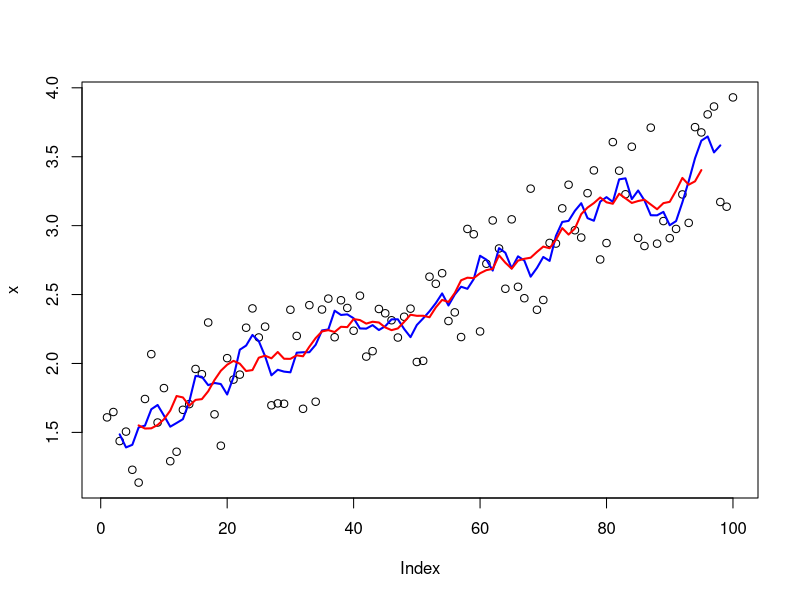

This figure's R source:
# hadley wickham advanced R exercises

# subsetting

# mtcars[mtcars$cyl = 4,]
mtcars[mtcars$cyl == 4,]

# mtcars[-1:4, ]
mtcars[-c(1:4), ]

# mtcars[mtcars$cyl <= 5]
mtcars[mtcars$cyl <= 5,]

# mtcars[mtcars$cyl == 4 | 6, ]
mtcars[mtcars$cyl == 4 | mtcars$cyl == 6, ]

# why does x <- 1:5; x[NA] yield five missing values?
x <- 1:5; x[NA]
# 1/ a missing value always yields a missing value;
# 2/ str(NA) shows that NA is logical, whereas str(NA_real_) is a number
# logical values are repeated and numerical values are not, so
# x[NA] returns NA five times, whereas x[NA_real_] returns one NA

# what does upper.tri() return?
# a logical matrix, wtih true values only above the diagonal.
# how does subsetting a matrix work?
# the matrix is subsetted with T and F values; each for a location.
# if the logical vector is shorter the matrix (nrow(x) * ncol(x))  <- recycling
# where the indexing logicals are not a matrix, the columns of the matrix are
# joined end to end (column major storage order) and indexing then applied.

#

scale01 <- function(x){
    rng <- range(x, na.rm = TRUE)
    (x - rng[1]) / (rng[2] - rng[1])
}

vapply(cars, function(x) scale01(x), numeric(nrow(cars)))

testDF <- data.frame(replicate(4, runif(10)), letters[1:10])

scaleNumeric <- function(x){
    if(class(x) == 'numeric') {
        scale01(x)
    } else x
}

testDF[] <- lapply(testDF, scaleNumeric)

formulas <- list(
                 mpg ~ disp,
                 mpg ~ I(1/disp),
                 mpg ~ disp + wt,
                 mpg ~ I(1/disp) + wt
                 )

mOut <- lapply(formulas, function(M) lm(M, data = mtcars))
mOut[[1]]

outL <- list()
for(m in seq_along(formulas)) {
    outL[[m]] <- lm(formulas[[m]], data = mtcars)
}

bootstraps <- lapply(1:10, function(i) {
                     rows <- sample(1:nrow(mtcars), rep = TRUE)
                     mtcars[rows, ]
})

fitMod <- function(df) lm(mpg ~ disp , data = df)
bootMods <- lapply(bootstraps, function(DF) lm(mpg ~ disp, data = DF))
bootMod2 <- lapply(bootstraps, fitMod)

rsq <- function(mod) summary(mod)$r.squared
r1 <- unlist(lapply(outL, rsq))
r2 <- unlist(lapply(bootMods, rsq))
r3 <- unlist(lapply(bootMod2, rsq))

# rolling stuff ...

rollmean <- function(x, n){
    out <- rep(NA, length(x))
    offset <- trunc(n/2)
    for (i in (offset + 1):(length(x) - n + offset + 1)) {
        out[i] <- mean(x[(i - offset):(i + offset)])
    }
    out
}

x <- seq(1, 3, length = 1e2) + runif(1e2)
plot(x)
lines(rollmean(x, 5), col = 'blue', lwd=2)
lines(rollmean(x, 10), col = 'red', lwd=2)

xx <- 1:10
rollmean(xx, 3)

# exercises

# find the sd of every column in a numeric df

df <- data.frame(replicate(4, rnorm(10) + runif(10)))

vapply(df, sd, numeric(1))

# and now of every numeric element in df
df2 <- data.frame(replicate(4, rnorm(10) + runif(10)), let = sample(LETTERS, 10))
vapply(df2[1:4], sd, numeric(1))
vapply(df2[vapply(df2, function(X) "numeric" %in% class(X), logical(1))], sd, numeric(1))

trials <- replicate(100, t.test(rpois(10, 10), rpois(7, 10)), simplify = FALSE)

sapply(trials, function(tr) tr$p.value)
sapply(trials, `[[`, 'p.value')

